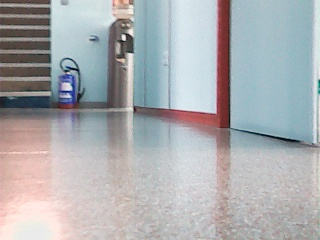
#> input picture notebooks/Robot - test/robot/left/1017.jpg, 320 x 240 px, given in place of 0.jpg, which was not available
$ jupyter execute --allow-errors features_extraction.ipynb   (text cells are left out)
#> lines starting #> are read from the running program, lines starting #| are printed output that depends on the picture; pictures that were not available may be replaced by others from this repository, and a replacement may not be noted
#> `imgL = cv.resize(cv.imread(fr"datasets\ISIA_cv_flow\1\left\{i}.jpg"),(..`:
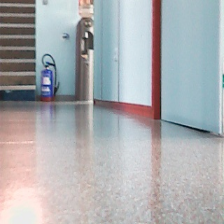
#> imgL: shape (224, 224, 3); mean B, G, R 176, 173.3, 171.2
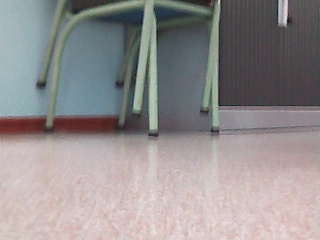
#> input picture notebooks/Robot - test/robot/left/1035.jpg, 320 x 240 px, given in place of 0.jpg, which was not available
#> `imgR = cv.resize(cv.imread(fr"datasets\ISIA_cv_flow\1\right\{i}.jpg"),..`:
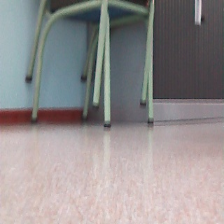
#> imgR: shape (224, 224, 3); mean B, G, R 142.7, 142.3, 146.5
### models/cnn/cnn.py
import os
from tensorflow.keras import models, layers, backend, callbacks, metrics

class FeauturesExtraction():
    def __init__(self) -> None:
        img_shape = (224,224,3)
        dropout = [0,0,0,0]

        # Convolutional Neural Network
        self.model = models.Sequential()
        self.model.add(layers.Conv2D(32, (3, 3), activation='relu', input_shape=img_shape))
        self.model.add(layers.MaxPooling2D((3, 3)))
        self.model.add(layers.Dropout(dropout[0]))

        self.model.add(layers.Conv2D(48, (3, 3), activation='relu'))
        self.model.add(layers.MaxPooling2D((2, 2)))
        self.model.add(layers.Dropout(dropout[1]))

        self.model.add(layers.Conv2D(48, (3, 3), activation='relu'))
        self.model.add(layers.MaxPooling2D((2, 2)))
        self.model.add(layers.Dropout(dropout[2]))

        self.model.add(layers.Conv2D(64, (3, 3), activation='relu'))
        self.model.add(layers.MaxPooling2D((2, 2)))
        self.model.add(layers.Dropout(dropout[3]))

        self.model.add(layers.GlobalAveragePooling2D())
        self.model.add(layers.Dense(48, activation='relu'))

        self.model.load_weights(fr"{os.getcwd()}/models\cnn\weights\weights")

    def extract(self, img):
        return self.model.predict([img.reshape(1,224,224,3)])

### notebooks/features_extraction.ipynb
[cell 1]
import os

import cv2 as cv
import numpy as np

from models.cnn import cnn

#> (a cell that did not finish here is left out)

[cell 3]
numberImage = len(os.listdir(r"datasets\ISIA_cv_flow\1\left"))

[cell 4]
image = []

#> (the rest of this cell did not finish here and is left out)
